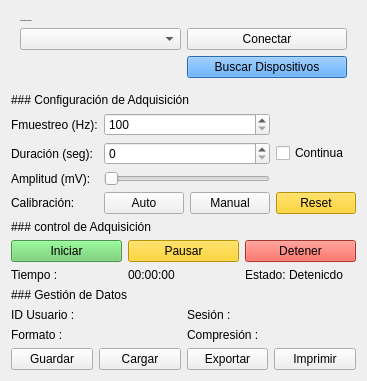
           <widget class="QWidget" name="tab_1">
            <attribute name="title">
             <string>Adquisición</string>
            </attribute>
            <layout class="QVBoxLayout" name="verticalLayout_9">
             <item>
              <widget class="QFrame" name="gridFrame">
               <layout class="QGridLayout" name="gridLayout">
                <item row="1" column="1">
                 <widget class="QPushButton" name="btn_connect">
                  <property name="text">
                   <string>Conectar</string>
                  </property>
                  <property name="checkable">
                   <bool>true</bool>
                  </property>
                 </widget>
                </item>
                <item row="0" column="0" colspan="2">
                 <widget class="QLabel" name="label">
                  <property name="font">
                   <font>
                    <family>Arial</family>
                    <pointsize>-1</pointsize>
                    <bold>true</bold>
                   </font>
                  </property>
                  <property name="text">
                   <string>### Dispositivos Seriales</string>
                  </property>
                  <property name="textFormat">
                   <enum>Qt::TextFormat::MarkdownText</enum>
                  </property>
                  <property name="scaledContents">
                   <bool>false</bool>
                  </property>
                 </widget>
                </item>
                <item row="1" column="0">
                 <widget class="QComboBox" name="serial_list"/>
                </item>
                <item row="2" column="1">
                 <widget class="QPushButton" name="pushButton_23">
                  <property name="styleSheet">
                   <string notr="true">background-color: rgb(51, 153, 255);</string>
                  </property>
                  <property name="text">
                   <string>Buscar Dispositivos</string>
                  </property>
                 </widget>
                </item>
               </layout>
              </widget>
             </item>
             <item>
              <layout class="QGridLayout" name="gridLayout_2">
               <item row="2" column="0">
                <widget class="QLabel" name="label_5">
                 <property name="text">
                  <string>Duración (seg):</string>
                 </property>
                </widget>
               </item>
               <item row="3" column="0">
                <widget class="QLabel" name="label_3">
                 <property name="text">
                  <string>Amplitud (mV):</string>
                 </property>
                </widget>
               </item>
               <item row="5" column="0">
                <widget class="QLabel" name="label_4">
                 <property name="text">
                  <string>Calibración:</string>
                 </property>
                </widget>
               </item>
               <item row="1" column="0">
                <widget class="QLabel" name="label_6">
                 <property name="text">
                  <string>Fmuestreo (Hz):</string>
                 </property>
                </widget>
               </item>
               <item row="5" column="3">
                <widget class="QPushButton" name="btn_reset">
                 <property name="styleSheet">
                  <string notr="true">background-color: rgb(255, 204, 0);</string>
                 </property>
                 <property name="text">
                  <string>Reset</string>
                 </property>
                </widget>
               </item>
               <item row="5" column="1">
                <widget class="QPushButton" name="pushButton_25">
                 <property name="text">
                  <string>Auto</string>
                 </property>
                </widget>
               </item>
               <item row="5" column="2">
                <widget class="QPushButton" name="pushButton_26">
                 <property name="text">
                  <string>Manual</string>
                 </property>
                </widget>
               </item>
               <item row="2" column="3">
                <widget class="QCheckBox" name="check_continue_record">
                 <property name="text">
                  <string>Continua</string>
                 </property>
                </widget>
               </item>
               <item row="2" column="1" colspan="2">
                <widget class="QSpinBox" name="spin_time_record"/>
               </item>
               <item row="1" column="1" colspan="2">
                <widget class="QSpinBox" name="spin_fs">
                 <property name="minimum">
                  <number>100</number>
                 </property>
                 <property name="maximum">
                  <number>1000</number>
                 </property>
                 <property name="singleStep">
                  <number>100</number>
                 </property>
                </widget>
               </item>
               <item row="3" column="1" colspan="2">
                <widget class="QSlider" name="slider_amplitude">
                 <property name="orientation">
                  <enum>Qt::Orientation::Horizontal</enum>
                 </property>
                </widget>
               </item>
               <item row="0" column="0" colspan="4">
                <widget class="QLabel" name="label_2">
                 <property name="text">
                  <string>### Configuración de Adquisición</string>
                 </property>
                 <property name="textFormat">
                  <enum>Qt::TextFormat::MarkdownText</enum>
                 </property>
                </widget>
               </item>
              </layout>
             </item>
             <item>
              <layout class="QGridLayout" name="gridLayout_4">
               <item row="1" column="1">
                <widget class="QPushButton" name="pushButton_29">
                 <property name="styleSheet">
                  <string notr="true">background-color: rgb(255, 204, 0);</string>
                 </property>
                 <property name="text">
                  <string>Pausar</string>
                 </property>
                </widget>
               </item>
               <item row="1" column="0">
                <widget class="QPushButton" name="btn_start">
                 <property name="styleSheet">
                  <string notr="true">background-color: #66cc66;</string>
                 </property>
                 <property name="text">
                  <string>Iniciar</string>
                 </property>
                </widget>
               </item>
               <item row="1" column="2">
                <widget class="QPushButton" name="btn_clear">
                 <property name="styleSheet">
                  <string notr="true">background-color: rgb(244, 67, 54);</string>
                 </property>
                 <property name="text">
                  <string>Detener</string>
                 </property>
                </widget>
               </item>
               <item row="2" column="0">
                <widget class="QLabel" name="label_9">
                 <property name="text">
                  <string>Tiempo :</string>
                 </property>
                </widget>
               </item>
               <item row="2" column="1">
                <widget class="QLabel" name="label_10">
                 <property name="text">
                  <string>00:00:00</string>
                 </property>
                </widget>
               </item>
               <item row="2" column="2">
                <widget class="QLabel" name="label_11">
                 <property name="text">
                  <string>Estado: Detenicdo</string>
                 </property>
                </widget>
               </item>
               <item row="0" column="0" colspan="3">
                <widget class="QLabel" name="label_8">
                 <property name="text">
                  <string>### control de Adquisición</string>
                 </property>
                 <property name="textFormat">
                  <enum>Qt::TextFormat::MarkdownText</enum>
                 </property>
                </widget>
               </item>
              </layout>
             </item>
             <item>
              <layout class="QGridLayout" name="gridLayout_3">
               <item row="3" column="2">
                <widget class="QPushButton" name="pushButton_32">
                 <property name="text">
                  <string>Exportar</string>
                 </property>
                </widget>
               </item>
               <item row="1" column="0">
                <widget class="QLabel" name="label_13">
                 <property name="text">
                  <string>ID Usuario :</string>
                 </property>
                </widget>
               </item>
               <item row="3" column="0">
                <widget class="QPushButton" name="btn_save">
                 <property name="text">
                  <string>Guardar</string>
                 </property>
                </widget>
               </item>
               <item row="3" column="3">
                <widget class="QPushButton" name="pushButton_33">
                 <property name="text">
                  <string>Imprimir</string>
                 </property>
                </widget>
               </item>
               <item row="3" column="1">
                <widget class="QPushButton" name="btn_open">
                 <property name="text">
                  <string>Cargar</string>
                 </property>
                </widget>
               </item>
               <item row="1" column="2">
                <widget class="QLabel" name="label_14">
                 <property name="text">
                  <string>Sesión :</string>
                 </property>
                </widget>
               </item>
               <item row="2" column="0">
                <widget class="QLabel" name="label_15">
                 <property name="text">
                  <string>Formato :</string>
                 </property>
                </widget>
               </item>
               <item row="2" column="2">
                <widget class="QLabel" name="label_16">
                 <property name="text">
                  <string>Compresión :</string>
                 </property>
                </widget>
               </item>
               <item row="0" column="0" colspan="4">
                <widget class="QLabel" name="label_12">
                 <property name="text">
                  <string>### Gestión de Datos</string>
                 </property>
                 <property name="textFormat">
                  <enum>Qt::TextFormat::MarkdownText</enum>
                 </property>
                </widget>
               </item>
              </layout>
             </item>
            </layout>
           </widget>
